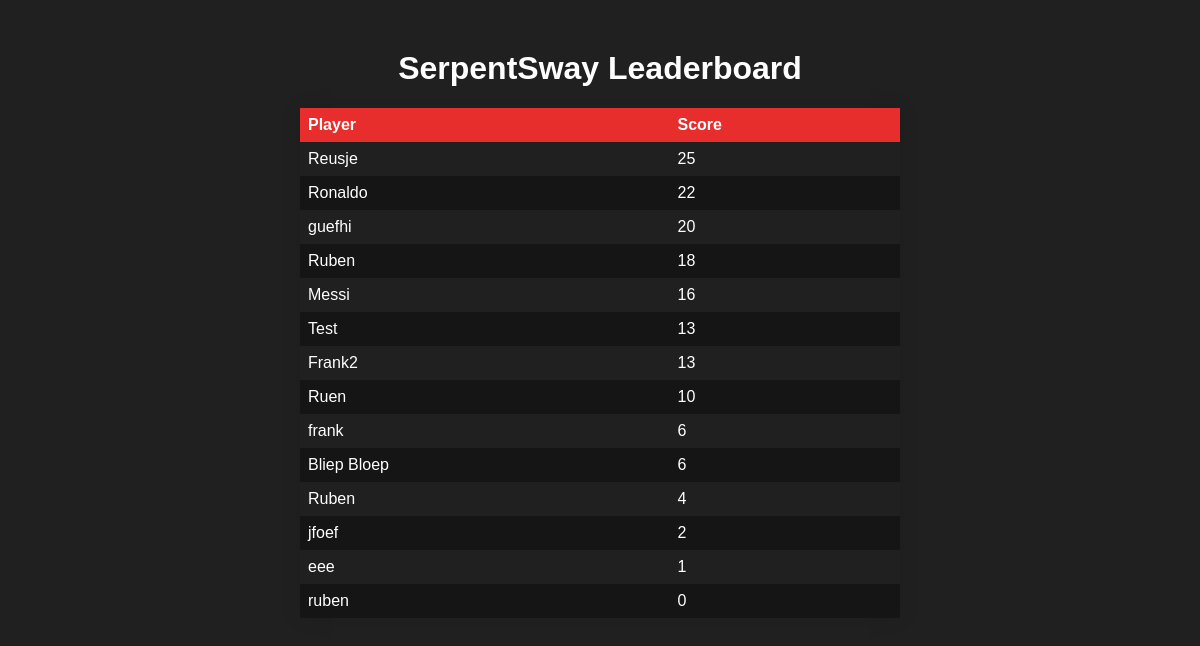
The app's page /snake_leaderboard with its own data.
### app.py (models this page shows, shortened)
class SnakeGameScore(db.Model):
    id = db.Column(db.Integer, primary_key=True)
    name = db.Column(db.String(50))  # new field for player's name
    score = db.Column(db.Integer)

### app.py (the view)
@app.route('/snake_leaderboard')
def snake_leaderboard():
    scores = SnakeGameScore.query.order_by(SnakeGameScore.score.desc()).all()
    return render_template('snake_leaderboard.html', scores=scores)

### templates/snake_leaderboard.html (shortened to what this page needs)
<!DOCTYPE html>
<html>
<head>
    <link rel="stylesheet" type="text/css" href="{{ url_for('static', filename='css/snake_leaderboard.css') }}">
</head>
<body>
    <h1>SerpentSway Leaderboard</h1>
    <table>
        <tr>
            <th>Player</th>
            <th>Score</th>
        </tr>
        {% for score in scores %}
        <tr>
            <td>{{ score.name }}</td>
            <td>{{ score.score }}</td>
        </tr>
        {% endfor %}
    </table>
</body>
</html>

### static/css/snake_leaderboard.css (style rules this page uses)
body { font-family: Arial, sans-serif; background-color: #202020; color: #ffffff; margin: 0; padding: 0; scroll-behavior: smooth; }
h1 { text-align: center; margin-top: 50px; }
table { margin: 0 auto; border-collapse: collapse; width: 50%; background-color: #151515; box-shadow: 0 0 20px rgba(0, 0, 0, 0.1); }
th, td { text-align: left; padding: 8px; }
th { background-color: #e82d2d; color: #ffffff; }
tr:nth-child(even) { background-color: #202020; }

### records on screen
SnakeGameScore: name "Reusje", score "25"
SnakeGameScore: name "Ronaldo", score "22"
SnakeGameScore: name "guefhi", score "20"
SnakeGameScore: name "Ruben", score "18"
SnakeGameScore: name "Messi", score "16"
SnakeGameScore: name "Test", score "13"
SnakeGameScore: name "Frank2", score "13"
SnakeGameScore: name "Ruen", score "10"
SnakeGameScore: name "frank", score "6"
SnakeGameScore: name "Bliep Bloep", score "6"
SnakeGameScore: name "Ruben", score "4"
SnakeGameScore: name "jfoef", score "2"
SnakeGameScore: name "eee", score "1"
SnakeGameScore: name "ruben", score "0"
